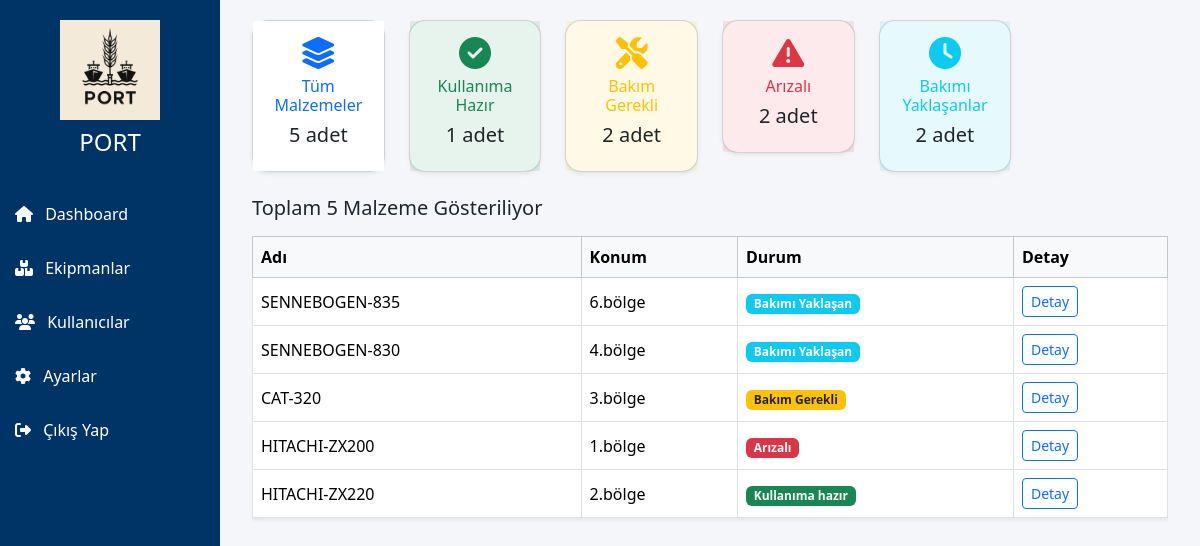
Screenshot of / (signed in) with the database file from the repository.
### app/models.py (models this page shows)
class Parca(db.Model):
    __tablename__ = 'parcalar'
    id = db.Column(db.Integer, primary_key=True)
    barcode = db.Column(db.String(100), unique=True, nullable=False)
    ekipman_turu = db.Column(db.String(100), nullable=False)
    model_adi = db.Column(db.String(100), nullable=False)
    konum = db.Column(db.String(100), nullable=False)
    durum = db.Column(db.String(50), nullable=False)
    bir_sonraki_bakim = db.Column(db.Date, nullable=True)
    son_bakim_tarihi = db.Column(db.Date, nullable=True)
    bakim_dongusu = db.Column(db.String(50), nullable=True)
    kisa_aciklama = db.Column(db.Text, nullable=True)
    yuk_kapasitesi = db.Column(db.String(50), nullable=True)
    sorumlu_kisi = db.Column(db.String(100), nullable=True)
    created_at = db.Column(db.DateTime, default=datetime.utcnow)
    bakim_kayitlari = db.relationship('BakimKaydi', backref='parca', lazy=True)

### app/routes.py (the view)
@main.route('/')
@login_required
def dashboard():
    parcalar = Parca.query.all()
    hazir = Parca.query.filter_by(durum='Kullanıma hazır').count()
    bakım = Parca.query.filter_by(durum='Bakım Gerekli').count()
    arizali = Parca.query.filter_by(durum='Arızalı').count()
    bakim_yaklasan_sayisi = 0
    today = datetime.today().date()
    for parca in parcalar:
        parca.bakim_durum = parca.durum
        if parca.son_bakim_tarihi and parca.bakim_dongusu:
            hesapla = parse_dongu(parca.bakim_dongusu)
            if hesapla:
                sonraki = hesapla(parca.son_bakim_tarihi)
                if sonraki and (sonraki - today).days <= 7:
                    parca.bakim_durum = "Bakım Yaklaşan"
                    bakim_yaklasan_sayisi += 1
    return render_template('dashboard.html',
        parcalar=parcalar,
        hazir=hazir,
        bakım=bakım,
        arizali=arizali,
        bakim_yaklasanlar=bakim_yaklasan_sayisi
    )

### app/__init__.py (called while the page is built)
def create_app():
    app = Flask(__name__)
    app.config.from_object('config.Config')
    db.init_app(app)
    login_manager.init_app(app)
    login_manager.login_view = 'auth.login'  # اسم دالة تسجيل الدخول
    @login_manager.user_loader
    def load_user(user_id):
        return User.query.get(int(user_id))
    app.register_blueprint(main)
    app.register_blueprint(auth)  # لو عندك auth_routes.py
    return app

### app/routes.py (called while the page is built)
def parse_dongu(text):
    if not text:
        return None
    text = text.lower()
    if 'gün' in text:
        return lambda d: d + relativedelta(days=int(text.split()[0]))
    elif 'hafta' in text:
        return lambda d: d + relativedelta(weeks=int(text.split()[0]))
    elif 'ay' in text:
        return lambda d: d + relativedelta(months=int(text.split()[0]))
    elif 'yıl' in text:
        return lambda d: d + relativedelta(years=int(text.split()[0]))
    return None

### app/templates/dashboard.html (shortened to what this page needs)
{% extends 'layout.html' %}
{% block content %}
<div class="container-fluid">
    <div class="row mb-4">
        <div class="col-md-2">
            <div class="card text-center shadow-sm rounded-4 filter-card" data-filter="all" style="cursor: pointer;">
                <div class="card-body bg-white">
                    <i class="fas fa-layer-group fa-2x text-primary mb-2"></i>
                    <h6 class="text-primary">Tüm Malzemeler</h6>
                    <h5>{{ parcalar|length }} adet</h5>
                </div>
            </div>
        </div>
        <div class="col-md-2">
            <div class="card text-center shadow-sm rounded-4 filter-card" data-filter="Kullanıma hazır" style="cursor: pointer;">
                <div class="card-body bg-success bg-opacity-10">
                    <i class="fas fa-check-circle fa-2x text-success mb-2"></i>
                    <h6 class="text-success">Kullanıma Hazır</h6>
                    <h5>{{ hazir }} adet</h5>
                </div>
            </div>
        </div>
        <div class="col-md-2">
            <div class="card text-center shadow-sm rounded-4 filter-card" data-filter="Bakım Gerekli" style="cursor: pointer;">
                <div class="card-body bg-warning bg-opacity-10">
                    <i class="fas fa-tools fa-2x text-warning mb-2"></i>
                    <h6 class="text-warning">Bakım Gerekli</h6>
                    <h5>{{ bakım }} adet</h5>
                </div>
            </div>
        </div>
        <div class="col-md-2">
            <div class="card text-center shadow-sm rounded-4 filter-card" data-filter="Arızalı" style="cursor: pointer;">
                <div class="card-body bg-danger bg-opacity-10">
                    <i class="fas fa-exclamation-triangle fa-2x text-danger mb-2"></i>
                    <h6 class="text-danger">Arızalı</h6>
                    <h5>{{ arizali }} adet</h5>
                </div>
            </div>
        </div>
        <div class="col-md-2">
            <div class="card text-center shadow-sm rounded-4 filter-card" data-filter="Bakım Yaklaşan" style="cursor: pointer;">
                <div class="card-body bg-info bg-opacity-10">
                    <i class="fas fa-clock fa-2x text-info mb-2"></i>
                    <h6 class="text-info">Bakımı Yaklaşanlar</h6>
                    <h5>{{ bakim_yaklasanlar }} adet</h5>
                </div>
            </div>
        </div>
    </div>
    <h5 class="mb-3">Toplam {{ parcalar|length }} Malzeme Gösteriliyor</h5>
    <div class="table-responsive">
        <table class="table table-bordered bg-white shadow-sm align-middle" id="malzemeTable">
            <thead class="table-light">
                <tr>
                    <th>Adı</th>
                    <th>Konum</th>
                    <th>Durum</th>
                    <th>Detay</th>
                </tr>
            </thead>
            <tbody>
                {% for parca in parcalar %}
                <tr data-durum="{{ parca.bakim_durum }}">
                    <td>{{ parca.model_adi }}</td>
                    <td>{{ parca.konum }}</td>
                    <td>
                        {% if parca.bakim_durum == 'Bakım Yaklaşan' %}
                            <span class="badge bg-info text-white">Bakımı Yaklaşan</span>
                        {% elif parca.durum == 'Kullanıma hazır' %}
                            <span class="badge bg-success">{{ parca.durum }}</span>
                        {% elif parca.durum == 'Bakım Gerekli' %}
                            <span class="badge bg-warning text-dark">{{ parca.durum }}</span>
                        {% elif parca.durum == 'Arızalı' %}
                            <span class="badge bg-danger">{{ parca.durum }}</span>
                        {% else %}
                            {{ parca.durum }}
                        {% endif %}
                    </td>
                    <td>
                        <a href="{{ url_for('main.detail', parca_id=parca.id) }}" class="btn btn-sm btn-outline-primary">Detay</a>
                    </td>
                </tr>
                {% endfor %}
            </tbody>
        </table>
    </div>
</div>
{% endblock %}

### app/templates/layout.html (shortened to what this page needs)
<!DOCTYPE html>
<html lang="tr">
<head>
    <link href="https://cdn.jsdelivr.net/npm/bootstrap@5.3.2/dist/css/bootstrap.min.css" rel="stylesheet">
    <link rel="stylesheet" href="https://cdnjs.cloudflare.com/ajax/libs/font-awesome/6.5.1/css/all.min.css">
</head>
<body>
    {% include 'sidebar.html' %}
    <div class="content">
        {% block content %}
        {% endblock %}
    </div>
</body>
</html>

### app/templates/sidebar.html
<div class="sidebar">
    <div class="logo">
        <img src="{{ url_for('static', filename='images/logo.png') }}" alt="Logo">
        <h4 class="text-white mt-2">PORT</h4>
    </div>
    <a href="{{ url_for('main.dashboard') }}"><i class="fas fa-home me-2"></i> Dashboard</a>
    <a href="{{ url_for('main.malzeme_listesi') }}"><i class="fas fa-boxes me-2"></i> Ekipmanlar</a>
    <a href="{{ url_for('main.users') }}"><i class="fas fa-users me-2"></i> Kullanıcılar</a>
    <a href="{{ url_for('main.settings') }}"><i class="fas fa-cog me-2"></i> Ayarlar</a>
    <a href="{{ url_for('main.logout') }}"><i class="fas fa-sign-out-alt me-2"></i> Çıkış Yap</a>
</div>

### app/templates/layout.html (style rules this page uses)
body { background-color: #f4f6f9; transition: background-color 0.3s, color 0.3s; }
.sidebar { width: 220px; height: 100vh; background-color: #003366; position: fixed; top: 0; left: 0; padding-top: 20px; }
.sidebar a { color: #fff; padding: 15px; display: block; text-decoration: none; }
.content { margin-left: 220px; padding: 20px; }
.sidebar .logo { text-align: center; margin-bottom: 30px; }
.sidebar .logo img { width: 100px; }

### rows the page displays
Parca: model_adi "SENNEBOGEN-835", konum "6.bölge", shows "Bakımı Yaklaşan"
Parca: model_adi "SENNEBOGEN-830", konum "4.bölge", shows "Bakımı Yaklaşan"
Parca: model_adi "CAT-320", konum "3.bölge", durum "Bakım Gerekli"
Parca: model_adi "HITACHI-ZX200", konum "1.bölge", durum "Arızalı"
Parca: model_adi "HITACHI-ZX220", konum "2.bölge", durum "Kullanıma hazır"

### other values shown
{{ parcalar|length }} "5"
{{ hazir }} "1"
{{ bakım }} "2"
{{ arizali }} "2"
{{ bakim_yaklasanlar }} "2"
